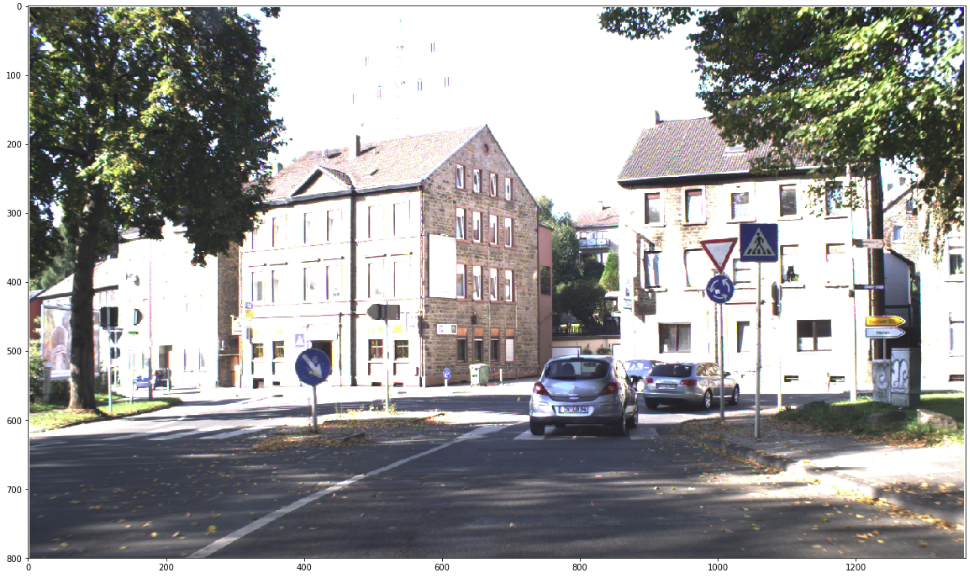
#> input picture 2018indin/trueone_2018indin/2018_Indin_expriment/image/00001_origin.png, 970 x 577 px, found by its file name
$ jupyter execute --allow-errors main.ipynb   (older library calls are emulated)
#> lines starting #> are read from the running program, lines starting #| are printed output that depends on the picture
#> further down, img is the input picture: shape (577, 970, 3); mean B, G, R 157.9, 159.1, 159.8
### 2018indin/trueone_2018indin/pySaliencyMap.py
import cv2
import numpy as np
import pySaliencyMapDefs

class pySaliencyMap:
    # initialization
    def __init__(self, width, height):
        self.width  = width
        self.height = height
        self.prev_frame = None
        self.SM = None
        self.GaborKernel0   = np.array(pySaliencyMapDefs.GaborKernel_0)
        self.GaborKernel45  = np.array(pySaliencyMapDefs.GaborKernel_45)
        self.GaborKernel90  = np.array(pySaliencyMapDefs.GaborKernel_90)
        self.GaborKernel135 = np.array(pySaliencyMapDefs.GaborKernel_135)

    # extracting color channels
    def SMExtractRGBI(self, inputImage):
        # convert scale of array elements
        src = np.float32(inputImage) * 1./255
        # split
        (B, G, R) = cv2.split(src)
        # extract an intensity image
        I = cv2.cvtColor(src, cv2.COLOR_BGR2GRAY)
        # return
        return R, G, B, I

    # feature maps
    ## constructing a Gaussian pyramid
    def FMCreateGaussianPyr(self, src):
        dst = list()
        dst.append(src)
        for i in range(1,9):
            nowdst = cv2.pyrDown(dst[i-1])
            dst.append(nowdst)
        return dst
    ## taking center-surround differences
    def FMCenterSurroundDiff(self, GaussianMaps):
        dst = list()
        for s in range(2,5):
            now_size = GaussianMaps[s].shape
            now_size = (now_size[1], now_size[0])  ## (width, height)
            tmp = cv2.resize(GaussianMaps[s+3], now_size, interpolation=cv2.INTER_LINEAR)
            nowdst = cv2.absdiff(GaussianMaps[s], tmp)
            dst.append(nowdst)
            tmp = cv2.resize(GaussianMaps[s+4], now_size, interpolation=cv2.INTER_LINEAR)
            nowdst = cv2.absdiff(GaussianMaps[s], tmp)
            dst.append(nowdst)
        return dst
    ## constructing a Gaussian pyramid + taking center-surround differences
    def FMGaussianPyrCSD(self, src):
        GaussianMaps = self.FMCreateGaussianPyr(src)
        dst = self.FMCenterSurroundDiff(GaussianMaps)
        return dst
    ## intensity feature maps
    def IFMGetFM(self, I):
        return self.FMGaussianPyrCSD(I)
    ## color feature maps
    def CFMGetFM(self, R, G, B):
        # max(R,G,B)
        tmp1 = cv2.max(R, G)
        RGBMax = cv2.max(B, tmp1)
        RGBMax[RGBMax <= 0] = 0.0001
        RGMin = cv2.min(R, G)
        #   traditional Itti-doch
        ### RGMin = cv2.min(R, G)
        ### BY = (B - RGMin) / RGBMax
        RG = (2*R-G-B)/ 2*RGBMax
        BY = (2*B-R-G)/ 2*RGBMax
        # if pixel value < 0, set to 0
        RG[RG < 0] = 0
        BY[BY < 0] = 0
        # obtain feature maps in the same way as intensit
        RGFM = self.FMGaussianPyrCSD(RG)
        BYRM = self.FMGaussianPyrCSD(BY)
        # return
        return RGFM, BYRM
    ## color feature maps - IttiKochOriginal
    # [19 lines left out: function CFMGetFM_original, not called in this run]
    def OFMGetFM(self, src):
        # creating a Gaussian pyramid
        GaussianI = self.FMCreateGaussianPyr(src)
        # convoluting a Gabor filter with an intensity image to extract oriemtation features
        GaborOutput0   = [ np.empty((1,1)), np.empty((1,1)) ]  # dummy data: any kinds of np.array()s are OK
        GaborOutput45  = [ np.empty((1,1)), np.empty((1,1)) ]
        GaborOutput90  = [ np.empty((1,1)), np.empty((1,1)) ]
        GaborOutput135 = [ np.empty((1,1)), np.empty((1,1)) ]
        for j in range(2,9):
            GaborOutput0.append(   cv2.filter2D(GaussianI[j], cv2.CV_32F, self.GaborKernel0) )
            GaborOutput45.append(  cv2.filter2D(GaussianI[j], cv2.CV_32F, self.GaborKernel45) )
            GaborOutput90.append(  cv2.filter2D(GaussianI[j], cv2.CV_32F, self.GaborKernel90) )
            GaborOutput135.append( cv2.filter2D(GaussianI[j], cv2.CV_32F, self.GaborKernel135) )
        # calculating center-surround differences for every oriantation
        CSD0   = self.FMCenterSurroundDiff(GaborOutput0)
        CSD45  = self.FMCenterSurroundDiff(GaborOutput45)
        CSD90  = self.FMCenterSurroundDiff(GaborOutput90)
        CSD135 = self.FMCenterSurroundDiff(GaborOutput135)
        # concatenate
        dst = list(CSD0)
        dst.extend(CSD45)
        dst.extend(CSD90)
        dst.extend(CSD135)
        # return
        return dst


    # conspicuity maps
    ## standard range normalization
    # [65 lines left out: functions SMRangeNormalize, SMAvgLocalMax, SMNormalization, normalizeFeatureMaps, ICMGetCM, CCMGetCM and 1 more, not called in this run]

    ## core code
    def SMGetSM(self, src):
        # difinitions step by step
        size = src.shape
        width = size[1]
        height = size[0]
        # extract color channel
        R, G, B, I = self.SMExtractRGBI(src)
        # extract feature maps
        IFM = self.IFMGetFM(I)
        CFM_RG, CFM_BY = self.CFMGetFM(R, G, B)
        OFM = self.OFMGetFM(I)
        # Consoicuity maps
        ICM = self.ICMGetCM(IFM)
        CCM = self.CCMGetCM(CFM_RG, CFM_BY)
        OCM = self.OCMGetCM(OFM)
        # adding all the conspicuity maps to form a saliency map
        wi = pySaliencyMapDefs.weight_intensity
        wc = pySaliencyMapDefs.weight_color
        wo = pySaliencyMapDefs.weight_orientation
        SMMat = wi*ICM + wc*CCM + wo*OCM
        # normalize
        normalizedSM = self.SMRangeNormalize(SMMat)
        normalizedSM2 = normalizedSM.astype(np.float32)
        smoothedSM = cv2.bilateralFilter(normalizedSM2, 7, 3, 1.55)
        self.SM = cv2.resize(smoothedSM, (width,height), interpolation=cv2.INTER_NEAREST)
        return self.SM

    ## didn't add color and orientation version
    # [53 lines left out: functions SMGetSM_original, SMGetBinarizedSM, SMGetSalientRegion, not called in this run]


### 2018indin/trueone_2018indin/main.ipynb
[cell 1]
import cv2
import matplotlib.pyplot as plt
import pySaliencyMap

# main
#> (the rest of this cell did not finish here and is left out)

    # computation
    saliency_map = sm.SMGetSM(img)
#> in SMExtractRGBI, `(B, G, R) = cv2.split(src)`:
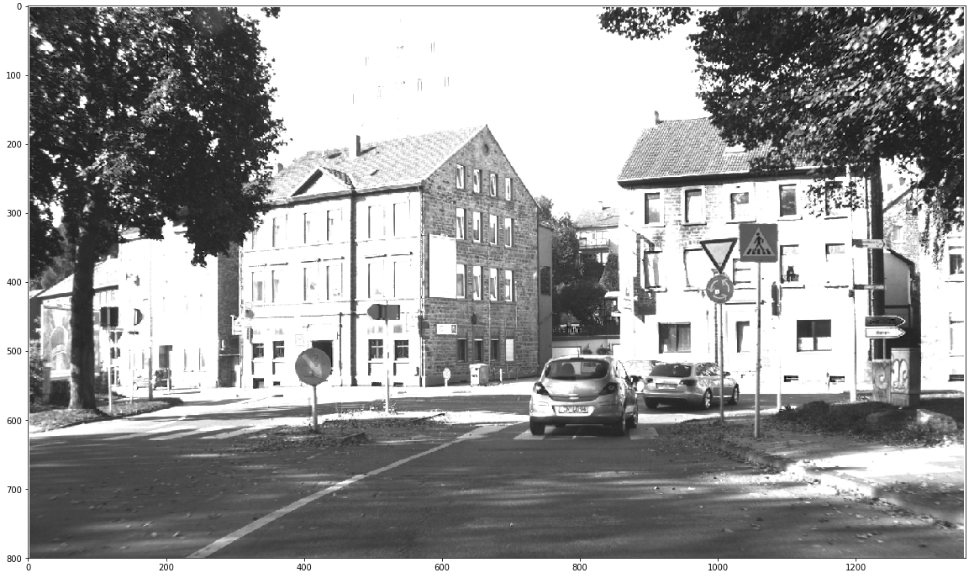
#> B: shape (577, 970) float32; min 0, max 1, mean 0.619
#> after the loop in FMCreateGaussianPyr, `for i in range(1,9):`: dst = 9 items
#> the loop in FMCenterSurroundDiff, `for s in range(2,5):` made 3 passes
#> pass 1, in FMCenterSurroundDiff, `nowdst = cv2.absdiff(GaussianMaps[s], tmp)`:
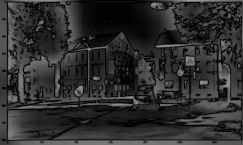
#> nowdst: shape (145, 243) float32; min 3.62e-05, max 0.617, mean 0.185
#> after the loop in FMCenterSurroundDiff, `for s in range(2,5):`: dst = 6 items
#> in CFMGetFM, `RGBMax = cv2.max(B, tmp1)`:
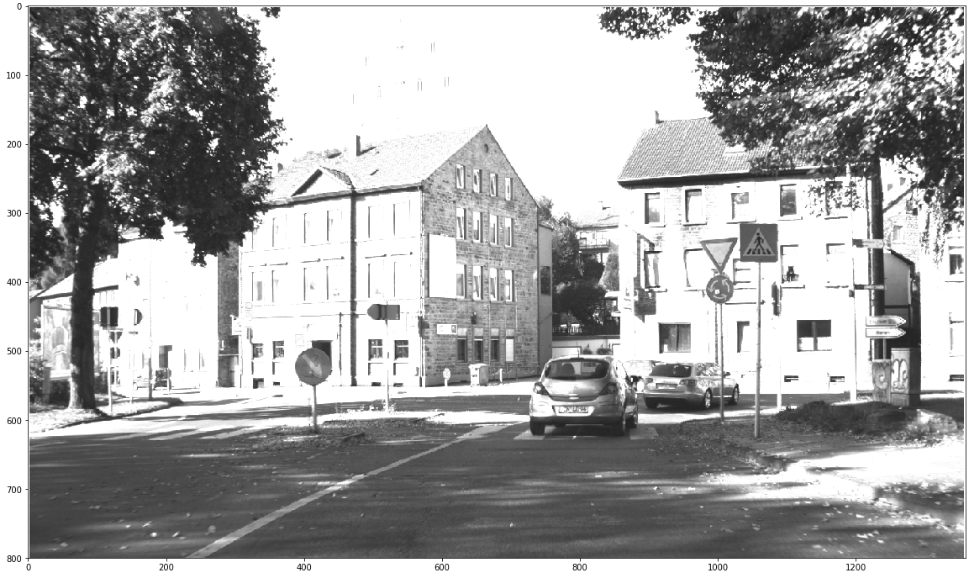
#> RGBMax: shape (577, 970) float32; min 0.0941, max 1, mean 0.651
#> in CFMGetFM, `RG = (2*R-G-B)/ 2*RGBMax`:
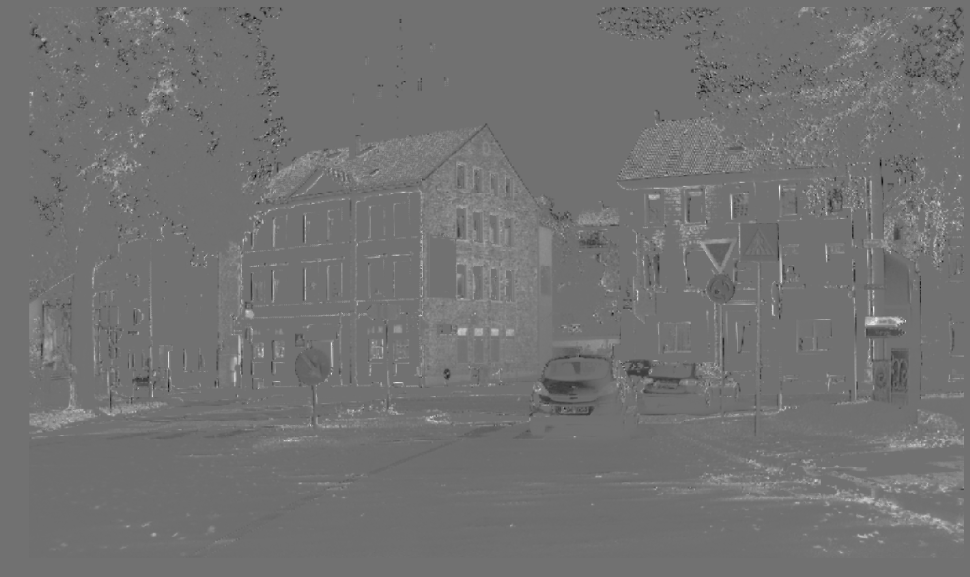
#> RG: shape (577, 970) float32; min -0.476, max 0.594, mean 0.00576; drawn with min black and max white
#> in CFMGetFM, `BY[BY < 0] = 0`:
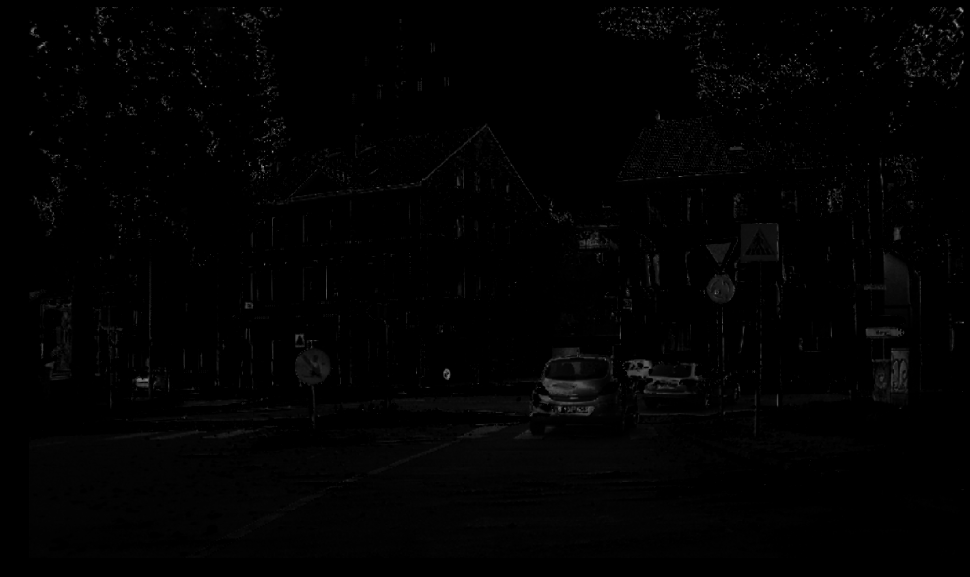
#> BY: shape (577, 970) float32; min 0, max 0.674, mean 0.0089
#> the loop in FMCenterSurroundDiff (call 2), `for s in range(2,5):` made 3 passes
#> pass 1, in FMCenterSurroundDiff (call 2), `tmp = cv2.resize(GaussianMaps[s+4], now_size, interpolation=cv2.INTER_..`:
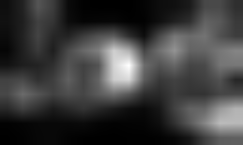
#> tmp: shape (145, 243) float32; min 4.99e-05, max 0.0485, mean 0.0116; drawn with min black and max white
#> the loop in FMCenterSurroundDiff (call 3), `for s in range(2,5):` made 3 passes
#> pass 1, in FMCenterSurroundDiff (call 3), `tmp = cv2.resize(GaussianMaps[s+4], now_size, interpolation=cv2.INTER_..`:
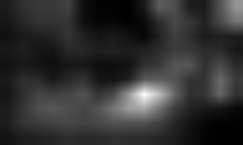
#> tmp: shape (145, 243) float32; min 0.000154, max 0.0442, mean 0.00858; drawn with min black and max white
#> in OFMGetFM, `GaussianI = self.FMCreateGaussianPyr(src)`: GaussianI = 9 items
#> after the loop in OFMGetFM, `for j in range(2,9):`: GaborOutput0 = [[14.04], [197.1]]; GaborOutput135 = [[4.65e-310], [4.65e-310]]; GaborOutput45 = [[0], [1.96e-320]]; GaborOutput90 = [[4.65e-310], [4.65e-310]]
    binarized_map = sm.SMGetBinarizedSM(img)
    salient_region = sm.SMGetSalientRegion(img)
    # visualize
#    plt.subplot(2,2,1), plt.imshow(img, 'gray')
    plt.subplot(2,2,1), plt.imshow(cv2.cvtColor(img, cv2.COLOR_BGR2RGB))
    plt.title('Input image')
#    cv2.imshow("input",  img)
    plt.subplot(2,2,2), plt.imshow(saliency_map, 'gray')
    plt.title('Saliency map')
#    cv2.imshow("output", map)
    plt.subplot(2,2,3), plt.imshow(binarized_map)
    plt.title('Binarilized saliency map')
#    cv2.imshow("Binarized", binarized_map)
    plt.subplot(2,2,4), plt.imshow(cv2.cvtColor(salient_region, cv2.COLOR_BGR2RGB))
    plt.title('Salient region')
#    cv2.imshow("Segmented", segmented_map)

    plt.show()
#    cv2.waitKey(0)
cv2.destroyAllWindows()

[cell 2]
import cv2
import matplotlib.pyplot as plt
import pySaliencyMap

# main
#> (the rest of this cell did not finish here and is left out)

    # computation
    saliency_map = sm.SMGetSM(img)
#> the loop in FMCenterSurroundDiff (call 5), `for s in range(2,5):` made 3 passes
#> pass 2, in FMCenterSurroundDiff (call 5), `tmp = cv2.resize(GaussianMaps[s+4], now_size, interpolation=cv2.INTER_..`:
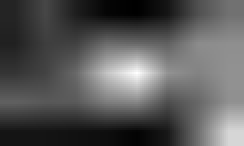
#> tmp: shape (73, 122) float32 (shown 2 times larger); min 0.00192, max 0.0299, mean 0.0116; drawn with min black and max white
#> the loop in FMCenterSurroundDiff (call 6), `for s in range(2,5):` made 3 passes
#> pass 2, in FMCenterSurroundDiff (call 6), `tmp = cv2.resize(GaussianMaps[s+4], now_size, interpolation=cv2.INTER_..`:
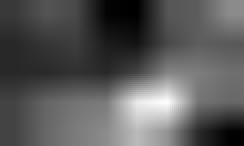
#> tmp: shape (73, 122) float32 (shown 2 times larger); min 0.00205, max 0.0209, mean 0.00861; drawn with min black and max white
    binarized_map = sm.SMGetBinarizedSM(img)
    salient_region = sm.SMGetSalientRegion(img)
    # visualize
#    plt.subplot(2,2,1), plt.imshow(img, 'gray')
    plt.figure(figsize=[20,12])
    plt.subplot(2,2,1), plt.imshow(cv2.cvtColor(img, cv2.COLOR_BGR2RGB))
    plt.title('Input image')
#    cv2.imshow("input",  img)
    plt.subplot(2,2,2), plt.imshow(saliency_map, cmap = 'hot')
    plt.title('Saliency map_color')
#    cv2.imshow("output", map)
    plt.subplot(2,2,3), plt.imshow(binarized_map)
    plt.title('Binarilized saliency map')
#    cv2.imshow("Binarized", binarized_map)
    plt.subplot(2,2,4), plt.imshow(cv2.cvtColor(salient_region, cv2.COLOR_BGR2RGB))
    plt.title('Salient region')
#    cv2.imshow("Segmented", segmented_map)

    plt.show()
#    cv2.waitKey(0)
# cv2.destroyAllWindows()

[cell 3]
import cv2
import matplotlib.pyplot as plt
import pySaliencyMap

# main
#> (the rest of this cell did not finish here and is left out)

    # computation
    saliency_map = sm.SMGetSM(img)
#> the loop in FMCenterSurroundDiff (call 7), `for s in range(2,5):` made 3 passes
#> pass 3, in FMCenterSurroundDiff (call 7), `nowdst = cv2.absdiff(GaussianMaps[s], tmp)`:
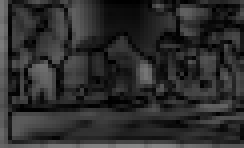
#> nowdst: shape (37, 61) float32 (shown 4 times larger); min 0.00023, max 0.535, mean 0.18
    saliency_map_original = sm.SMGetSM_original(img)
    binarized_map = sm.SMGetBinarizedSM(img)
    salient_region = sm.SMGetSalientRegion(img)
    # visualize
#    plt.subplot(2,2,1), plt.imshow(img, 'gray')
    plt.figure(figsize=[20,12])
    plt.subplot(2,2,1), plt.imshow(cv2.cvtColor(img, cv2.COLOR_BGR2RGB))
    plt.title('Input image')
#    cv2.imshow("input",  img)
    plt.subplot(2,2,2), plt.imshow(saliency_map, cmap = 'hot')
    plt.title('Saliency map_color')
#    cv2.imshow("output", map)
    plt.subplot(2,2,3), plt.imshow(saliency_map_original, cmap = 'hot')
    plt.title('saliency_map_original')
#    cv2.imshow("Binarized", binarized_map)
    plt.subplot(2,2,4), plt.imshow(cv2.cvtColor(salient_region, cv2.COLOR_BGR2RGB))
    plt.title('Salient region')
#    cv2.imshow("Segmented", segmented_map)

    plt.show()
#    cv2.waitKey(0)
# cv2.destroyAllWindows()

$ run again, with 2018indin/trueone_2018indin/2018_Indin_expriment/image/00001_HE.png copied over 2018indin/trueone_2018indin/2018_Indin_expriment/image/00001_origin.png
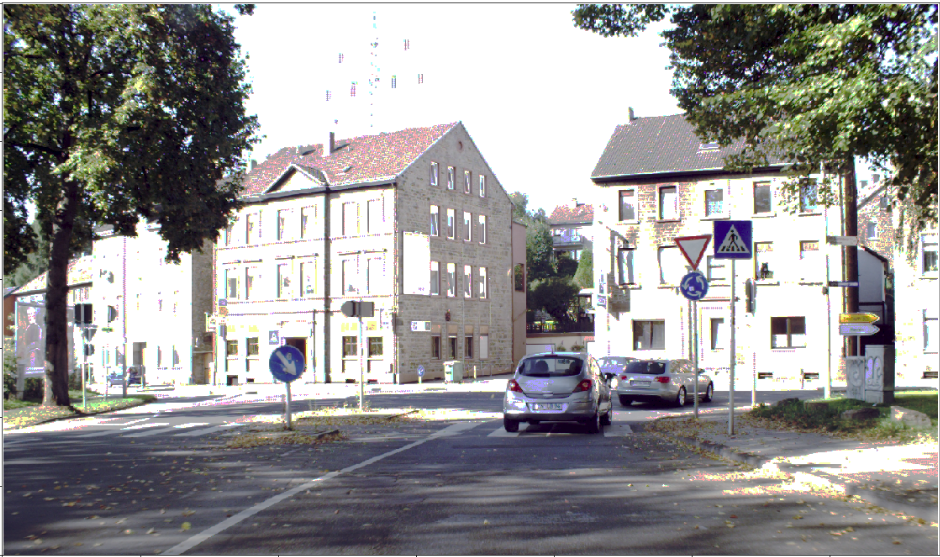
#> input picture 2018indin/trueone_2018indin/2018_Indin_expriment/image/00001_HE.png, 940 x 557 px, found by its file name
#> img is the input picture: shape (557, 940, 3); mean B, G, R 148.4, 148.9, 150.3
#> after the loop in FMCreateGaussianPyr, `for i in range(1,9):`: dst = 9 items
#> the loop in FMCenterSurroundDiff, `for s in range(2,5):` made 3 passes
#> pass 1, in FMCenterSurroundDiff, `nowdst = cv2.absdiff(GaussianMaps[s], tmp)`:
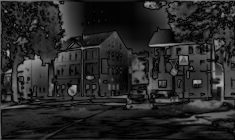
#> nowdst: shape (140, 235) float32; min 2.98e-06, max 0.679, mean 0.156
#> after the loop in FMCenterSurroundDiff, `for s in range(2,5):`: dst = 6 items
#> GaussianI = 9 items
#> after the loop in OFMGetFM, `for j in range(2,9):`: GaborOutput0 = [[13.12], [172.1]]; GaborOutput135 = [[4.65e-310], [1.14e-313]]; GaborOutput45 = [[0], [1.83e-320]]; GaborOutput90 = [[4.65e-310], [4.65e-310]]
#> the loop in FMCenterSurroundDiff (call 6), `for s in range(2,5):` made 3 passes
#> pass 2, in FMCenterSurroundDiff (call 6), `tmp = cv2.resize(GaussianMaps[s+4], now_size, interpolation=cv2.INTER_..`:
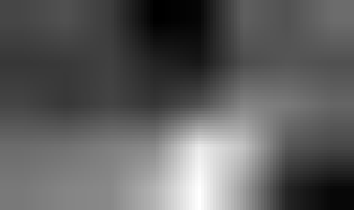
#> tmp: shape (70, 118) float32 (shown 3 times larger); min 0.00307, max 0.0246, mean 0.011; drawn with min black and max white
